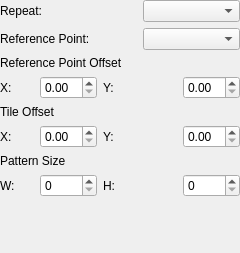
<ui version="4.0" >
 <class>PatternOptionsWidget</class>
 <widget class="QWidget" name="PatternOptionsWidget" >
  <property name="geometry" >
   <rect>
    <x>0</x>
    <y>0</y>
    <width>240</width>
    <height>253</height>
   </rect>
  </property>
  <layout class="QGridLayout" name="gridLayout" >
   <property name="margin" >
    <number>0</number>
   </property>
   <item row="0" column="0" colspan="3" >
    <widget class="QLabel" name="label" >
     <property name="text" >
      <string>Repeat:</string>
     </property>
    </widget>
   </item>
   <item row="0" column="3" colspan="2" >
    <widget class="KComboBox" name="patternRepeat" />
   </item>
   <item row="1" column="0" colspan="3" >
    <widget class="QLabel" name="label_2" >
     <property name="text" >
      <string>Reference Point:</string>
     </property>
    </widget>
   </item>
   <item row="1" column="3" colspan="2" >
    <widget class="KComboBox" name="referencePoint" />
   </item>
   <item row="2" column="0" colspan="5" >
    <widget class="QLabel" name="label_9" >
     <property name="text" >
      <string>Reference Point Offset</string>
     </property>
    </widget>
   </item>
   <item row="3" column="0" >
    <widget class="QLabel" name="label_4" >
     <property name="text" >
      <string>X:</string>
     </property>
    </widget>
   </item>
   <item row="3" column="1" >
    <widget class="QDoubleSpinBox" name="refPointOffsetX" />
   </item>
   <item row="3" column="2" colspan="2" >
    <widget class="QLabel" name="label_5" >
     <property name="text" >
      <string>Y:</string>
     </property>
    </widget>
   </item>
   <item row="3" column="4" >
    <widget class="QDoubleSpinBox" name="refPointOffsetY" />
   </item>
   <item row="4" column="0" colspan="4" >
    <widget class="QLabel" name="label_10" >
     <property name="text" >
      <string>Tile Offset</string>
     </property>
    </widget>
   </item>
   <item row="5" column="0" >
    <widget class="QLabel" name="label_7" >
     <property name="text" >
      <string>X:</string>
     </property>
    </widget>
   </item>
   <item row="5" column="1" >
    <widget class="QDoubleSpinBox" name="tileOffsetX" />
   </item>
   <item row="5" column="2" colspan="2" >
    <widget class="QLabel" name="label_8" >
     <property name="text" >
      <string>Y:</string>
     </property>
    </widget>
   </item>
   <item row="5" column="4" >
    <widget class="QDoubleSpinBox" name="tileOffsetY" />
   </item>
   <item row="6" column="0" colspan="4" >
    <widget class="QLabel" name="label_11" >
     <property name="text" >
      <string>Pattern Size</string>
     </property>
    </widget>
   </item>
   <item row="7" column="0" >
    <widget class="QLabel" name="label_3" >
     <property name="text" >
      <string>W:</string>
     </property>
    </widget>
   </item>
   <item row="7" column="1" >
    <widget class="QSpinBox" name="patternWidth" />
   </item>
   <item row="7" column="2" colspan="2" >
    <widget class="QLabel" name="label_6" >
     <property name="text" >
      <string>H:</string>
     </property>
    </widget>
   </item>
   <item row="7" column="4" >
    <widget class="QSpinBox" name="patternHeight" />
   </item>
   <item row="8" column="1" colspan="3" >
    <spacer name="verticalSpacer" >
     <property name="orientation" >
      <enum>Qt::Vertical</enum>
     </property>
     <property name="sizeHint" stdset="0" >
      <size>
       <width>94</width>
       <height>121</height>
      </size>
     </property>
    </spacer>
   </item>
  </layout>
 </widget>
 <customwidgets>
  <customwidget>
   <class>KComboBox</class>
   <extends>QComboBox</extends>
   <header>KComboBox</header>
  </customwidget>
 </customwidgets>
 <resources/>
 <connections/>
</ui>
